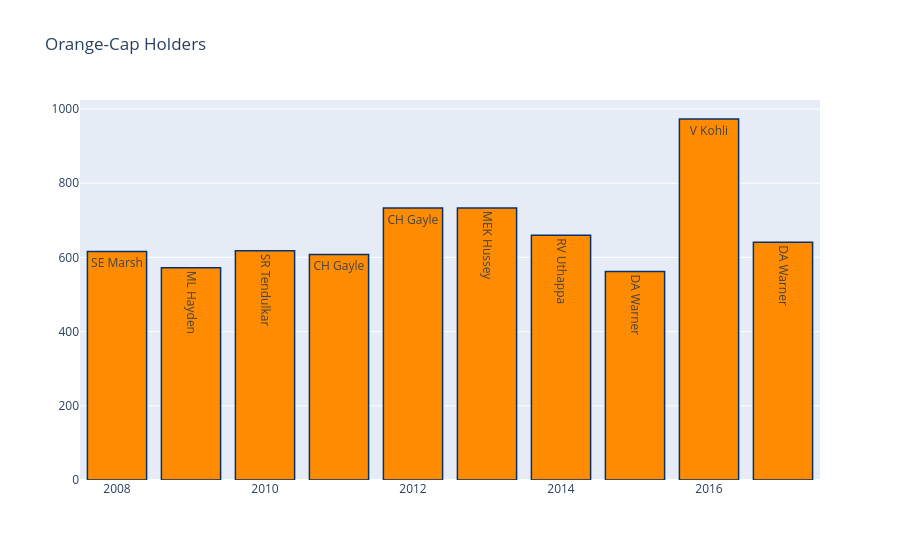

Source (notebook cell):
### Markdown cell above
### Orange Caps Each Season(Highest Run Getter per Season) (INTERACTIVE)

### Code cell
orange=matches[['id','season']]
orange=orange.merge(delivery,left_on='id',right_on='match_id',how='left')
orange=orange.groupby(['season','batsman'])['batsman_runs'].sum().reset_index()
orange=orange.sort_values('batsman_runs',ascending=0)
orange=orange.drop_duplicates(subset=["season"],keep="first")
orange.sort_values(by='season')

trace1 = go.Bar(
    x=orange['season'].values,
    y=orange['batsman_runs'].values,
    name='Total Matches',
    text=orange['batsman'].values,
    marker=dict(
        color='rgb(255,140,0)',
        line=dict(
            color='rgb(8,48,107)',
            width=1.5,
        )
    ),
    opacity=1
)


layout = go.Layout(
    title='Orange-Cap Holders',
)
data=[trace1]
fig = go.Figure(data=data, layout=layout)
py.iplot(fig, filename='stacked-bar')

### Figure 1 — Plotly figure (JSON) as saved in the notebook; plotly's stock layout.template omitted (floating-point values rounded to 4 significant figures)
{"data": [{"marker": {"color": "rgb(255,140,0)", "line": {"color": "rgb(8,48,107)", "width": 1.5}}, "name": "Total Matches", "opacity": 1, "text": ["V Kohli", "CH Gayle", "MEK Hussey", "RV Uthappa", "DA Warner", "SR Tendulkar", "SE Marsh", "CH Gayle", "ML Hayden", "DA Warner"], "x": [2016, 2012, 2013, 2014, 2017, 2010, 2008, 2011, 2009, 2015], "y": [973, 733, 733, 660, 641, 618, 616, 608, 572, 562], "type": "bar"}], "layout": {"title": {"text": "Orange-Cap Holders"}}}
